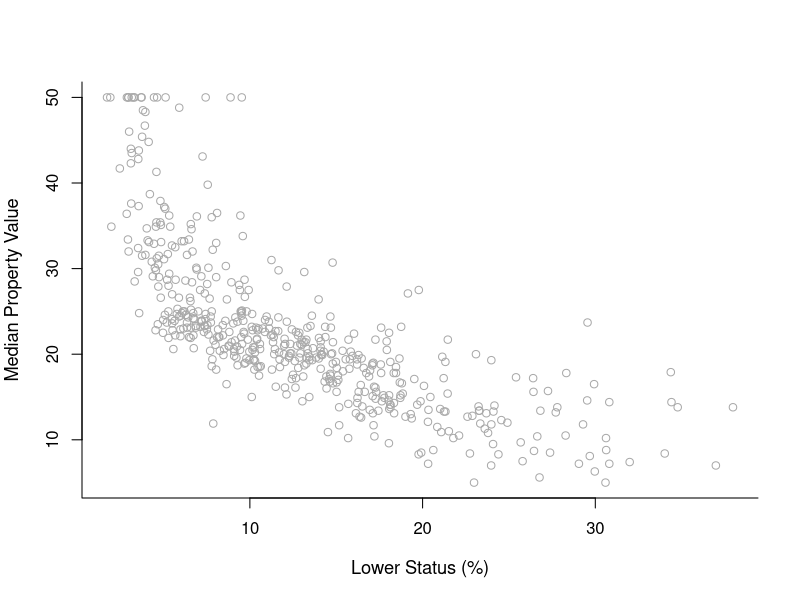
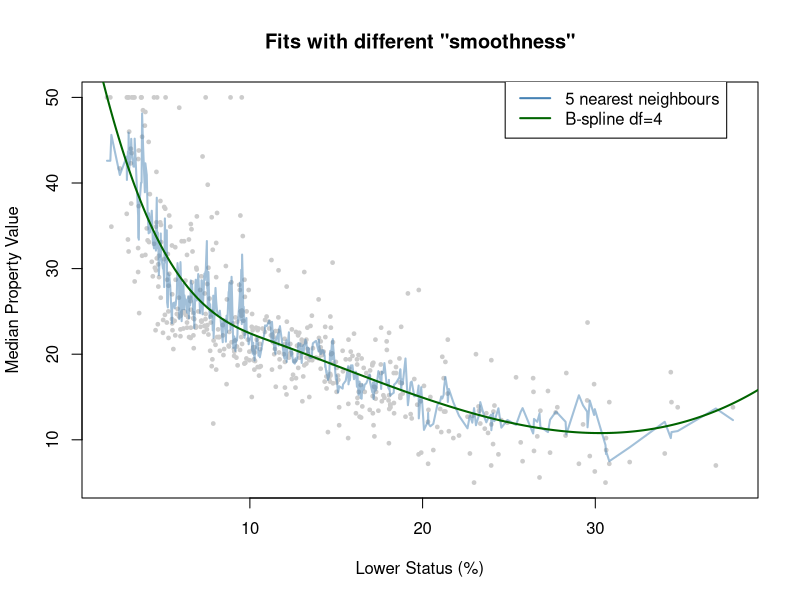
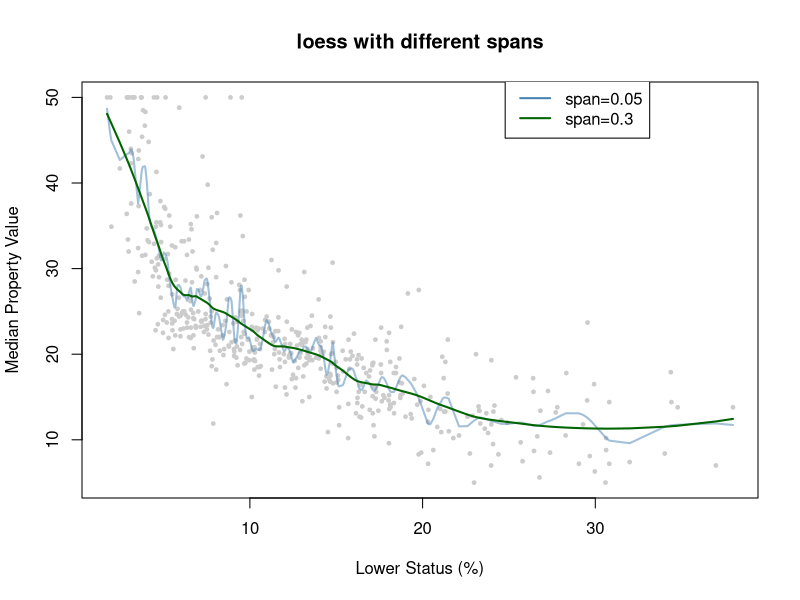
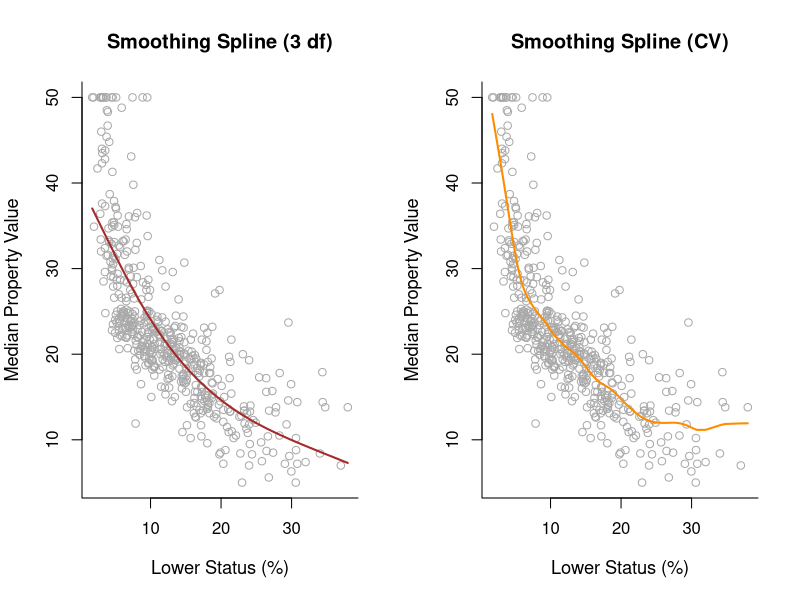

Reproduce these figures in R, in order.
## ---- chunk 1
library(knitr)
library(ggplot2)
library(bookdown)
opts_chunk$set(echo = TRUE, warning = FALSE)
opts_chunk$set(cache = FALSE)
opts_chunk$set(tidy.opts=list(width.cutoff=70),tidy=TRUE)
## ---- chunk 2
library(MASS)
y = Boston$medv
x = Boston$lstat
y.lab = 'Median Property Value'
x.lab = 'Lower Status (%)'
plot(x, y, cex.lab = 1.1, col="darkgrey", xlab = x.lab, ylab = y.lab,
     main = "", bty = 'l')
## ---- chunk 3
library(splines)
library(FNN)
xrange <- extendrange(x)
Xorder <- order(x)
xnew <- seq(min(xrange), max(xrange), length.out=500)

fit1 <- knn.reg(x, y=y, k=5)
fit2 <- lm(y ~ bs(x, degree= 3, df=4))
ypred2 <- predict(fit2,newdata=data.frame(x=xnew))

plot(x,y, 
     col="grey80", pch=19, cex=0.5,
     main = "Fits with different \"smoothness\"",
     xlab = x.lab, ylab = y.lab)
lines(x[Xorder], fit1$pred[Xorder], 
      col=adjustcolor("steelblue", 0.5),
      lwd=2)
lines(xnew, ypred2, col="darkgreen", lwd=2)

legend(max(xrange)-15, max(extendrange(y)),
       legend=c("5 nearest neighbours","B-spline df=4"),
       lty=c(1,1), lwd=2,
       col=c("steelblue", "darkgreen")
       )
## ---- chunk 4
fit1=loess (y~x,span =.05)
fit2=loess (y~x,span =.3)

plot(x,y, 
     col="grey80", pch=19, cex=0.5,
     main = "loess with different spans",
     xlab = x.lab, ylab = y.lab)
lines(x[Xorder], predict(fit1,x[Xorder]), 
      col=adjustcolor("steelblue", 0.5),
      lwd=2)
lines(x[Xorder], predict(fit2,x[Xorder]), col="darkgreen", lwd=2)

legend(max(xrange)-15, max(extendrange(y)),
       legend=c("span=0.05","span=0.3"),
       lty=c(1,1), lwd=2,
       col=c("steelblue", "darkgreen")
       )
## ---- chunk 5
library(splines)

smooth1 = smooth.spline(x, y, df = 3)
smooth2 = smooth.spline(x, y, cv = TRUE)

par(mfrow = c(1,2))
plot(x, y, cex.lab = 1.1, col="darkgrey", xlab = x.lab, ylab = y.lab, 
     main = "Smoothing Spline (3 df)", bty = 'l')
lines(smooth1, lwd = 2, col = "brown")

plot(x, y, cex.lab = 1.1, col="darkgrey", xlab = x.lab, ylab = y.lab, 
     main = "Smoothing Spline (CV)", bty = 'l')
lines(smooth2, lwd = 2, col = "darkorange")
